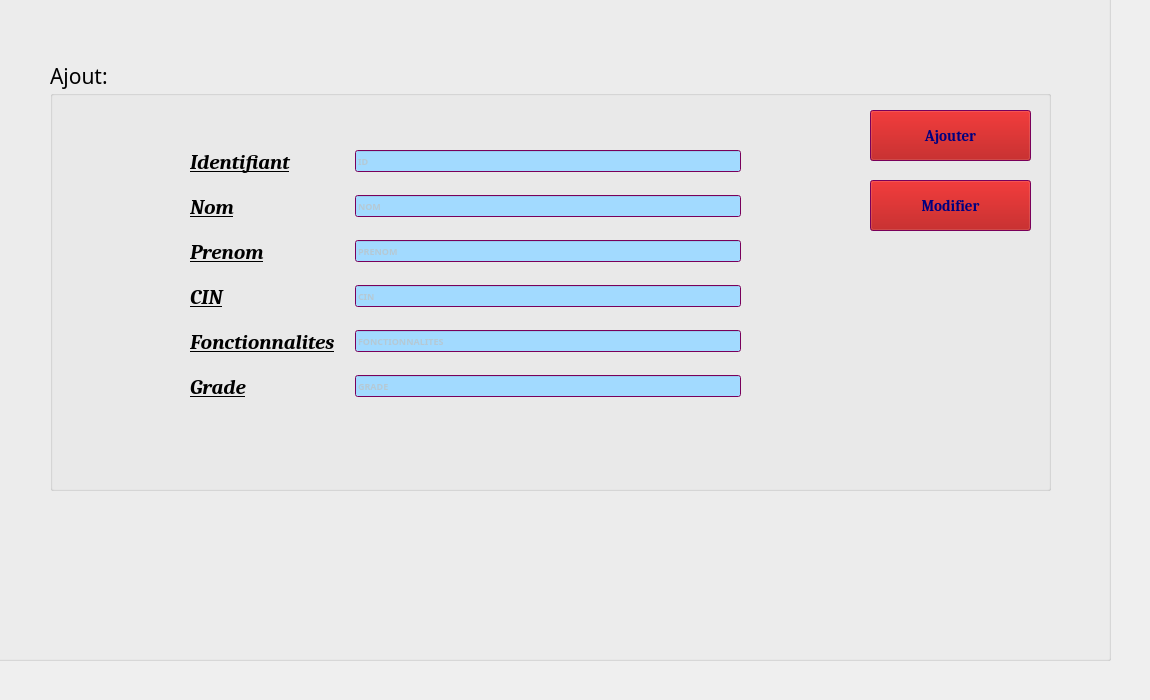
    <widget class="QWidget" name="tab">
     <attribute name="title">
      <string>ACCUEIL</string>
     </attribute>
     <widget class="QGroupBox" name="groupBox">
      <property name="geometry">
       <rect>
        <x>-30</x>
        <y>-30</y>
        <width>1141</width>
        <height>691</height>
       </rect>
      </property>
      <property name="palette">
       <palette>
        <active>
         <colorrole role="WindowText">
          <brush brushstyle="SolidPattern">
           <color alpha="255">
            <red>0</red>
            <green>0</green>
            <blue>0</blue>
           </color>
          </brush>
         </colorrole>
         <colorrole role="Button">
          <brush brushstyle="SolidPattern">
           <color alpha="255">
            <red>170</red>
            <green>0</green>
            <blue>0</blue>
           </color>
          </brush>
         </colorrole>
         <colorrole role="Light">
          <brush brushstyle="SolidPattern">
           <color alpha="255">
            <red>85</red>
            <green>255</green>
            <blue>255</blue>
           </color>
          </brush>
         </colorrole>
         <colorrole role="Midlight">
          <brush brushstyle="SolidPattern">
           <color alpha="255">
            <red>170</red>
            <green>255</green>
            <blue>255</blue>
           </color>
          </brush>
         </colorrole>
         <colorrole role="Text">
          <brush brushstyle="SolidPattern">
           <color alpha="255">
            <red>6</red>
            <green>6</green>
            <blue>7</blue>
           </color>
          </brush>
         </colorrole>
         <colorrole role="BrightText">
          <brush brushstyle="SolidPattern">
           <color alpha="255">
            <red>255</red>
            <green>0</green>
            <blue>0</blue>
           </color>
          </brush>
         </colorrole>
         <colorrole role="ButtonText">
          <brush brushstyle="SolidPattern">
           <color alpha="255">
            <red>0</red>
            <green>0</green>
            <blue>127</blue>
           </color>
          </brush>
         </colorrole>
         <colorrole role="Base">
          <brush brushstyle="SolidPattern">
           <color alpha="255">
            <red>162</red>
            <green>218</green>
            <blue>255</blue>
           </color>
          </brush>
         </colorrole>
         <colorrole role="Window">
          <brush brushstyle="SolidPattern">
           <color alpha="255">
            <red>170</red>
            <green>0</green>
            <blue>127</blue>
           </color>
          </brush>
         </colorrole>
         <colorrole role="HighlightedText">
          <brush brushstyle="SolidPattern">
           <color alpha="255">
            <red>170</red>
            <green>255</green>
            <blue>127</blue>
           </color>
          </brush>
         </colorrole>
         <colorrole role="Link">
          <brush brushstyle="SolidPattern">
           <color alpha="255">
            <red>170</red>
            <green>0</green>
            <blue>0</blue>
           </color>
          </brush>
         </colorrole>
         <colorrole role="LinkVisited">
          <brush brushstyle="SolidPattern">
           <color alpha="255">
            <red>85</red>
            <green>255</green>
            <blue>255</blue>
           </color>
          </brush>
         </colorrole>
         <colorrole role="ToolTipText">
          <brush brushstyle="SolidPattern">
           <color alpha="255">
            <red>170</red>
            <green>0</green>
            <blue>0</blue>
           </color>
          </brush>
         </colorrole>
         <colorrole role="PlaceholderText">
          <brush brushstyle="SolidPattern">
           <color alpha="128">
            <red>200</red>
            <green>184</green>
            <blue>170</blue>
           </color>
          </brush>
         </colorrole>
        </active>
        <inactive>
         <colorrole role="WindowText">
          <brush brushstyle="SolidPattern">
           <color alpha="255">
            <red>0</red>
            <green>0</green>
            <blue>0</blue>
           </color>
          </brush>
         </colorrole>
         <colorrole role="Button">
          <brush brushstyle="SolidPattern">
           <color alpha="255">
            <red>170</red>
            <green>0</green>
            <blue>0</blue>
           </color>
          </brush>
         </colorrole>
         <colorrole role="Light">
          <brush brushstyle="SolidPattern">
           <color alpha="255">
            <red>85</red>
            <green>255</green>
            <blue>255</blue>
           </color>
          </brush>
         </colorrole>
         <colorrole role="Midlight">
          <brush brushstyle="SolidPattern">
           <color alpha="255">
            <red>170</red>
            <green>255</green>
            <blue>255</blue>
           </color>
          </brush>
         </colorrole>
         <colorrole role="Text">
          <brush brushstyle="SolidPattern">
           <color alpha="255">
            <red>6</red>
            <green>6</green>
            <blue>7</blue>
           </color>
          </brush>
         </colorrole>
         <colorrole role="BrightText">
          <brush brushstyle="SolidPattern">
           <color alpha="255">
            <red>255</red>
            <green>0</green>
            <blue>0</blue>
           </color>
          </brush>
         </colorrole>
         <colorrole role="ButtonText">
          <brush brushstyle="SolidPattern">
           <color alpha="255">
            <red>0</red>
            <green>0</green>
            <blue>127</blue>
           </color>
          </brush>
         </colorrole>
         <colorrole role="Base">
          <brush brushstyle="SolidPattern">
           <color alpha="255">
            <red>162</red>
            <green>218</green>
            <blue>255</blue>
           </color>
          </brush>
         </colorrole>
         <colorrole role="Window">
          <brush brushstyle="SolidPattern">
           <color alpha="255">
            <red>170</red>
            <green>0</green>
            <blue>127</blue>
           </color>
          </brush>
         </colorrole>
         <colorrole role="HighlightedText">
          <brush brushstyle="SolidPattern">
           <color alpha="255">
            <red>170</red>
            <green>255</green>
            <blue>127</blue>
           </color>
          </brush>
         </colorrole>
         <colorrole role="Link">
          <brush brushstyle="SolidPattern">
           <color alpha="255">
            <red>170</red>
            <green>0</green>
            <blue>0</blue>
           </color>
          </brush>
         </colorrole>
         <colorrole role="LinkVisited">
          <brush brushstyle="SolidPattern">
           <color alpha="255">
            <red>85</red>
            <green>255</green>
            <blue>255</blue>
           </color>
          </brush>
         </colorrole>
         <colorrole role="ToolTipText">
          <brush brushstyle="SolidPattern">
           <color alpha="255">
            <red>170</red>
            <green>0</green>
            <blue>0</blue>
           </color>
          </brush>
         </colorrole>
         <colorrole role="PlaceholderText">
          <brush brushstyle="SolidPattern">
           <color alpha="128">
            <red>200</red>
            <green>184</green>
            <blue>170</blue>
           </color>
          </brush>
         </colorrole>
        </inactive>
        <disabled>
         <colorrole role="WindowText">
          <brush brushstyle="SolidPattern">
           <color alpha="255">
            <red>120</red>
            <green>120</green>
            <blue>120</blue>
           </color>
          </brush>
         </colorrole>
         <colorrole role="Button">
          <brush brushstyle="SolidPattern">
           <color alpha="255">
            <red>170</red>
            <green>0</green>
            <blue>0</blue>
           </color>
          </brush>
         </colorrole>
         <colorrole role="Light">
          <brush brushstyle="SolidPattern">
           <color alpha="255">
            <red>85</red>
            <green>255</green>
            <blue>255</blue>
           </color>
          </brush>
         </colorrole>
         <colorrole role="Midlight">
          <brush brushstyle="SolidPattern">
           <color alpha="255">
            <red>170</red>
            <green>255</green>
            <blue>255</blue>
           </color>
          </brush>
         </colorrole>
         <colorrole role="Text">
          <brush brushstyle="SolidPattern">
           <color alpha="255">
            <red>120</red>
            <green>120</green>
            <blue>120</blue>
           </color>
          </brush>
         </colorrole>
         <colorrole role="BrightText">
          <brush brushstyle="SolidPattern">
           <color alpha="255">
            <red>255</red>
            <green>0</green>
            <blue>0</blue>
           </color>
          </brush>
         </colorrole>
         <colorrole role="ButtonText">
          <brush brushstyle="SolidPattern">
           <color alpha="255">
            <red>120</red>
            <green>120</green>
            <blue>120</blue>
           </color>
          </brush>
         </colorrole>
         <colorrole role="Base">
          <brush brushstyle="SolidPattern">
           <color alpha="255">
            <red>170</red>
            <green>0</green>
            <blue>127</blue>
           </color>
          </brush>
         </colorrole>
         <colorrole role="Window">
          <brush brushstyle="SolidPattern">
           <color alpha="255">
            <red>170</red>
            <green>0</green>
            <blue>127</blue>
           </color>
          </brush>
         </colorrole>
         <colorrole role="HighlightedText">
          <brush brushstyle="SolidPattern">
           <color alpha="255">
            <red>170</red>
            <green>255</green>
            <blue>127</blue>
           </color>
          </brush>
         </colorrole>
         <colorrole role="Link">
          <brush brushstyle="SolidPattern">
           <color alpha="255">
            <red>170</red>
            <green>0</green>
            <blue>0</blue>
           </color>
          </brush>
         </colorrole>
         <colorrole role="LinkVisited">
          <brush brushstyle="SolidPattern">
           <color alpha="255">
            <red>85</red>
            <green>255</green>
            <blue>255</blue>
           </color>
          </brush>
         </colorrole>
         <colorrole role="ToolTipText">
          <brush brushstyle="SolidPattern">
           <color alpha="255">
            <red>170</red>
            <green>0</green>
            <blue>0</blue>
           </color>
          </brush>
         </colorrole>
         <colorrole role="PlaceholderText">
          <brush brushstyle="SolidPattern">
           <color alpha="128">
            <red>200</red>
            <green>184</green>
            <blue>170</blue>
           </color>
          </brush>
         </colorrole>
        </disabled>
       </palette>
      </property>
      <property name="font">
       <font>
        <family>Algerian</family>
        <pointsize>16</pointsize>
        <weight>50</weight>
        <bold>false</bold>
       </font>
      </property>
      <property name="cursor">
       <cursorShape>ArrowCursor</cursorShape>
      </property>
      <property name="mouseTracking">
       <bool>false</bool>
      </property>
      <property name="focusPolicy">
       <enum>Qt::NoFocus</enum>
      </property>
      <property name="contextMenuPolicy">
       <enum>Qt::DefaultContextMenu</enum>
      </property>
      <property name="autoFillBackground">
       <bool>false</bool>
      </property>
      <property name="title">
       <string/>
      </property>
      <widget class="QGroupBox" name="groupBox_4">
       <property name="geometry">
        <rect>
         <x>80</x>
         <y>90</y>
         <width>1001</width>
         <height>431</height>
        </rect>
       </property>
       <property name="font">
        <font>
         <family>Algerian</family>
         <pointsize>16</pointsize>
         <weight>50</weight>
         <bold>false</bold>
         <underline>false</underline>
        </font>
       </property>
       <property name="title">
        <string>Ajout:</string>
       </property>
       <widget class="QPushButton" name="pb_ajouter">
        <property name="geometry">
         <rect>
          <x>820</x>
          <y>50</y>
          <width>161</width>
          <height>51</height>
         </rect>
        </property>
        <property name="sizePolicy">
         <sizepolicy hsizetype="Minimum" vsizetype="MinimumExpanding">
          <horstretch>0</horstretch>
          <verstretch>0</verstretch>
         </sizepolicy>
        </property>
        <property name="palette">
         <palette>
          <active>
           <colorrole role="WindowText">
            <brush brushstyle="SolidPattern">
             <color alpha="255">
              <red>0</red>
              <green>0</green>
              <blue>0</blue>
             </color>
            </brush>
           </colorrole>
          </active>
          <inactive>
           <colorrole role="WindowText">
            <brush brushstyle="SolidPattern">
             <color alpha="255">
              <red>0</red>
              <green>0</green>
              <blue>0</blue>
             </color>
            </brush>
           </colorrole>
          </inactive>
          <disabled>
           <colorrole role="WindowText">
            <brush brushstyle="SolidPattern">
             <color alpha="255">
              <red>120</red>
              <green>120</green>
              <blue>120</blue>
             </color>
            </brush>
           </colorrole>
          </disabled>
         </palette>
        </property>
        <property name="font">
         <font>
          <family>Cambria</family>
          <pointsize>11</pointsize>
          <weight>75</weight>
          <bold>true</bold>
          <underline>false</underline>
          <stylestrategy>PreferAntialias</stylestrategy>
         </font>
        </property>
        <property name="focusPolicy">
         <enum>Qt::WheelFocus</enum>
        </property>
        <property name="text">
         <string>Ajouter</string>
        </property>
       </widget>
       <widget class="QPushButton" name="pb_modifer">
        <property name="geometry">
         <rect>
          <x>820</x>
          <y>120</y>
          <width>161</width>
          <height>51</height>
         </rect>
        </property>
        <property name="palette">
         <palette>
          <active>
           <colorrole role="WindowText">
            <brush brushstyle="SolidPattern">
             <color alpha="255">
              <red>0</red>
              <green>0</green>
              <blue>0</blue>
             </color>
            </brush>
           </colorrole>
          </active>
          <inactive>
           <colorrole role="WindowText">
            <brush brushstyle="SolidPattern">
             <color alpha="255">
              <red>0</red>
              <green>0</green>
              <blue>0</blue>
             </color>
            </brush>
           </colorrole>
          </inactive>
          <disabled>
           <colorrole role="WindowText">
            <brush brushstyle="SolidPattern">
             <color alpha="255">
              <red>120</red>
              <green>120</green>
              <blue>120</blue>
             </color>
            </brush>
           </colorrole>
          </disabled>
         </palette>
        </property>
        <property name="font">
         <font>
          <family>Cambria</family>
          <pointsize>11</pointsize>
          <weight>75</weight>
          <bold>true</bold>
          <underline>false</underline>
         </font>
        </property>
        <property name="focusPolicy">
         <enum>Qt::WheelFocus</enum>
        </property>
        <property name="text">
         <string>Modifier</string>
        </property>
       </widget>
       <widget class="QWidget" name="formLayoutWidget">
        <property name="geometry">
         <rect>
          <x>120</x>
          <y>70</y>
          <width>591</width>
          <height>332</height>
         </rect>
        </property>
        <layout class="QFormLayout" name="Ajout">
         <property name="horizontalSpacing">
          <number>20</number>
         </property>
         <property name="verticalSpacing">
          <number>20</number>
         </property>
         <property name="leftMargin">
          <number>20</number>
         </property>
         <property name="topMargin">
          <number>20</number>
         </property>
         <property name="rightMargin">
          <number>20</number>
         </property>
         <property name="bottomMargin">
          <number>20</number>
         </property>
         <item row="0" column="0">
          <widget class="QLabel" name="label">
           <property name="font">
            <font>
             <family>Cambria</family>
             <pointsize>16</pointsize>
             <weight>75</weight>
             <italic>true</italic>
             <bold>true</bold>
             <underline>true</underline>
            </font>
           </property>
           <property name="text">
            <string>Identifiant</string>
           </property>
          </widget>
         </item>
         <item row="0" column="1">
          <widget class="QLineEdit" name="le_id">
           <property name="font">
            <font>
             <family>Arial Black</family>
             <pointsize>7</pointsize>
             <weight>75</weight>
             <bold>true</bold>
             <underline>false</underline>
            </font>
           </property>
           <property name="placeholderText">
            <string>ID</string>
           </property>
           <property name="cursorMoveStyle">
            <enum>Qt::LogicalMoveStyle</enum>
           </property>
          </widget>
         </item>
         <item row="1" column="0">
          <widget class="QLabel" name="label_2">
           <property name="font">
            <font>
             <family>Cambria</family>
             <pointsize>16</pointsize>
             <weight>75</weight>
             <italic>true</italic>
             <bold>true</bold>
             <underline>true</underline>
            </font>
           </property>
           <property name="text">
            <string>Nom</string>
           </property>
          </widget>
         </item>
         <item row="1" column="1">
          <widget class="QLineEdit" name="le_nom">
           <property name="font">
            <font>
             <family>Arial Black</family>
             <pointsize>7</pointsize>
             <weight>75</weight>
             <bold>true</bold>
             <underline>false</underline>
            </font>
           </property>
           <property name="placeholderText">
            <string>NOM</string>
           </property>
          </widget>
         </item>
         <item row="2" column="0">
          <widget class="QLabel" name="label_3">
           <property name="font">
            <font>
             <family>Cambria</family>
             <pointsize>16</pointsize>
             <weight>75</weight>
             <italic>true</italic>
             <bold>true</bold>
             <underline>true</underline>
            </font>
           </property>
           <property name="text">
            <string>Prenom</string>
           </property>
          </widget>
         </item>
         <item row="2" column="1">
          <widget class="QLineEdit" name="le_prenom">
           <property name="font">
            <font>
             <family>Arial Black</family>
             <pointsize>7</pointsize>
             <weight>75</weight>
             <bold>true</bold>
             <underline>false</underline>
            </font>
           </property>
           <property name="placeholderText">
            <string>PRENOM</string>
           </property>
          </widget>
         </item>
         <item row="3" column="0">
          <widget class="QLabel" name="label_4">
           <property name="font">
            <font>
             <family>Cambria</family>
             <pointsize>16</pointsize>
             <weight>75</weight>
             <italic>true</italic>
             <bold>true</bold>
             <underline>true</underline>
            </font>
           </property>
           <property name="text">
            <string>CIN</string>
           </property>
          </widget>
         </item>
         <item row="3" column="1">
          <widget class="QLineEdit" name="le_cin">
           <property name="font">
            <font>
             <family>Arial Black</family>
             <pointsize>7</pointsize>
             <weight>75</weight>
             <bold>true</bold>
             <underline>false</underline>
            </font>
           </property>
           <property name="placeholderText">
            <string>CIN</string>
           </property>
          </widget>
         </item>
         <item row="4" column="0">
          <widget class="QLabel" name="label_5">
           <property name="font">
            <font>
             <family>Cambria</family>
             <pointsize>16</pointsize>
             <weight>75</weight>
             <italic>true</italic>
             <bold>true</bold>
             <underline>true</underline>
            </font>
           </property>
           <property name="text">
            <string>Fonctionnalites</string>
           </property>
          </widget>
         </item>
         <item row="5" column="0">
          <widget class="QLabel" name="label_6">
           <property name="font">
            <font>
             <family>Cambria</family>
             <pointsize>16</pointsize>
             <weight>75</weight>
             <italic>true</italic>
             <bold>true</bold>
             <underline>true</underline>
            </font>
           </property>
           <property name="text">
            <string>Grade</string>
           </property>
          </widget>
         </item>
         <item row="5" column="1">
          <widget class="QLineEdit" name="le_grade">
           <property name="font">
            <font>
             <family>Arial Black</family>
             <pointsize>7</pointsize>
             <weight>75</weight>
             <bold>true</bold>
             <underline>false</underline>
            </font>
           </property>
           <property name="placeholderText">
            <string>GRADE</string>
           </property>
          </widget>
         </item>
         <item row="4" column="1">
          <widget class="QLineEdit" name="la_fonctionnalites">
           <property name="font">
            <font>
             <family>Arial Black</family>
             <pointsize>7</pointsize>
             <weight>75</weight>
             <bold>true</bold>
             <underline>false</underline>
            </font>
           </property>
           <property name="placeholderText">
            <string>FONCTIONNALITES</string>
           </property>
          </widget>
         </item>
        </layout>
       </widget>
      </widget>
     </widget>
    </widget>
